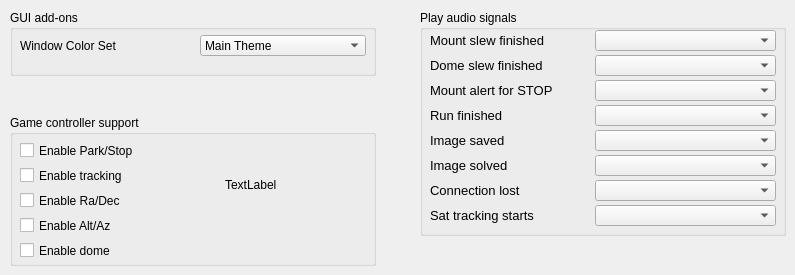
     <widget class="QWidget" name="Gui">
      <property name="enabled">
       <bool>true</bool>
      </property>
      <attribute name="title">
       <string>User Interface</string>
      </attribute>
      <widget class="QGroupBox" name="GroupGuiAddOns">
       <property name="geometry">
        <rect>
         <x>10</x>
         <y>10</y>
         <width>366</width>
         <height>66</height>
        </rect>
       </property>
       <property name="title">
        <string>GUI add-ons</string>
       </property>
       <property name="large" stdset="0">
        <bool>true</bool>
       </property>
       <widget class="QLabel" name="label_85">
        <property name="geometry">
         <rect>
          <x>10</x>
          <y>25</y>
          <width>166</width>
          <height>21</height>
         </rect>
        </property>
        <property name="text">
         <string>Window Color Set</string>
        </property>
       </widget>
       <widget class="QComboBox" name="colorSet">
        <property name="geometry">
         <rect>
          <x>190</x>
          <y>25</y>
          <width>166</width>
          <height>21</height>
         </rect>
        </property>
        <property name="toolTip">
         <string>&lt;html&gt;&lt;head/&gt;&lt;body&gt;&lt;p&gt;Selects the color theme to be used in all windows.&lt;/p&gt;&lt;/body&gt;&lt;/html&gt;</string>
        </property>
        <item>
         <property name="text">
          <string>Main Theme</string>
         </property>
        </item>
        <item>
         <property name="text">
          <string>Main Theme 2025</string>
         </property>
        </item>
        <item>
         <property name="text">
          <string>Red Night Theme</string>
         </property>
        </item>
        <item>
         <property name="text">
          <string>Light Day Theme</string>
         </property>
        </item>
       </widget>
      </widget>
      <widget class="QGroupBox" name="gameControllerGroup">
       <property name="enabled">
        <bool>true</bool>
       </property>
       <property name="geometry">
        <rect>
         <x>10</x>
         <y>115</y>
         <width>366</width>
         <height>151</height>
        </rect>
       </property>
       <property name="toolTip">
        <string>&lt;html&gt;&lt;head/&gt;&lt;body&gt;&lt;p&gt;If a compatible game controller is selected, you could use it for several function. Please take care !&lt;/p&gt;&lt;/body&gt;&lt;/html&gt;</string>
       </property>
       <property name="title">
        <string>Game controller support</string>
       </property>
       <property name="checkable">
        <bool>false</bool>
       </property>
       <property name="large" stdset="0">
        <bool>true</bool>
       </property>
       <widget class="QLabel" name="controllerOverview">
        <property name="geometry">
         <rect>
          <x>215</x>
          <y>20</y>
          <width>100</width>
          <height>100</height>
         </rect>
        </property>
        <property name="text">
         <string>TextLabel</string>
        </property>
       </widget>
       <widget class="QCheckBox" name="hidDome">
        <property name="enabled">
         <bool>true</bool>
        </property>
        <property name="geometry">
         <rect>
          <x>10</x>
          <y>125</y>
          <width>141</width>
          <height>21</height>
         </rect>
        </property>
        <property name="toolTip">
         <string>&lt;html&gt;&lt;head/&gt;&lt;body&gt;&lt;p&gt;If selected, the list only shows satellites which were lit be sun.&lt;/p&gt;&lt;/body&gt;&lt;/html&gt;</string>
        </property>
        <property name="text">
         <string>Enable dome</string>
        </property>
       </widget>
       <widget class="QCheckBox" name="hidTracking">
        <property name="enabled">
         <bool>true</bool>
        </property>
        <property name="geometry">
         <rect>
          <x>10</x>
          <y>50</y>
          <width>141</width>
          <height>21</height>
         </rect>
        </property>
        <property name="toolTip">
         <string>&lt;html&gt;&lt;head/&gt;&lt;body&gt;&lt;p&gt;If selected, the list only shows satellites which were lit be sun.&lt;/p&gt;&lt;/body&gt;&lt;/html&gt;</string>
        </property>
        <property name="text">
         <string>Enable tracking</string>
        </property>
       </widget>
       <widget class="QCheckBox" name="hidAltAz">
        <property name="enabled">
         <bool>true</bool>
        </property>
        <property name="geometry">
         <rect>
          <x>10</x>
          <y>100</y>
          <width>141</width>
          <height>21</height>
         </rect>
        </property>
        <property name="toolTip">
         <string>&lt;html&gt;&lt;head/&gt;&lt;body&gt;&lt;p&gt;If selected, the list only shows satellites which were lit be sun.&lt;/p&gt;&lt;/body&gt;&lt;/html&gt;</string>
        </property>
        <property name="text">
         <string>Enable Alt/Az</string>
        </property>
       </widget>
       <widget class="QCheckBox" name="hidRaDec">
        <property name="enabled">
         <bool>true</bool>
        </property>
        <property name="geometry">
         <rect>
          <x>10</x>
          <y>75</y>
          <width>141</width>
          <height>21</height>
         </rect>
        </property>
        <property name="toolTip">
         <string>&lt;html&gt;&lt;head/&gt;&lt;body&gt;&lt;p&gt;If selected, the list only shows satellites which were lit be sun.&lt;/p&gt;&lt;/body&gt;&lt;/html&gt;</string>
        </property>
        <property name="text">
         <string>Enable Ra/Dec</string>
        </property>
       </widget>
       <widget class="QCheckBox" name="hidParkStop">
        <property name="enabled">
         <bool>true</bool>
        </property>
        <property name="geometry">
         <rect>
          <x>10</x>
          <y>25</y>
          <width>141</width>
          <height>21</height>
         </rect>
        </property>
        <property name="toolTip">
         <string>&lt;html&gt;&lt;head/&gt;&lt;body&gt;&lt;p&gt;If selected, the list only shows satellites which were lit be sun.&lt;/p&gt;&lt;/body&gt;&lt;/html&gt;</string>
        </property>
        <property name="text">
         <string>Enable Park/Stop</string>
        </property>
       </widget>
      </widget>
      <widget class="QGroupBox" name="AudioGroup">
       <property name="geometry">
        <rect>
         <x>420</x>
         <y>10</y>
         <width>366</width>
         <height>226</height>
        </rect>
       </property>
       <property name="title">
        <string>Play audio signals</string>
       </property>
       <property name="large" stdset="0">
        <bool>true</bool>
       </property>
       <widget class="QComboBox" name="soundMountAlert">
        <property name="geometry">
         <rect>
          <x>175</x>
          <y>70</y>
          <width>181</width>
          <height>21</height>
         </rect>
        </property>
        <property name="toolTip">
         <string>&lt;html&gt;&lt;head/&gt;&lt;body&gt;&lt;p&gt;Sets the audio signal to be played when mount stopped in emergency case&lt;/p&gt;&lt;/body&gt;&lt;/html&gt;</string>
        </property>
       </widget>
       <widget class="QLabel" name="label_217">
        <property name="geometry">
         <rect>
          <x>10</x>
          <y>95</y>
          <width>136</width>
          <height>21</height>
         </rect>
        </property>
        <property name="font">
         <font>
          <family>Arial</family>
          <pointsize>10</pointsize>
          <bold>false</bold>
         </font>
        </property>
        <property name="text">
         <string>Run finished</string>
        </property>
       </widget>
       <widget class="QComboBox" name="soundDomeSlewFinished">
        <property name="geometry">
         <rect>
          <x>175</x>
          <y>45</y>
          <width>181</width>
          <height>21</height>
         </rect>
        </property>
        <property name="toolTip">
         <string>&lt;html&gt;&lt;head/&gt;&lt;body&gt;&lt;p&gt;Sets the audio signal to be played when dome finished slewing&lt;/p&gt;&lt;/body&gt;&lt;/html&gt;</string>
        </property>
       </widget>
       <widget class="QLabel" name="label_214">
        <property name="geometry">
         <rect>
          <x>10</x>
          <y>45</y>
          <width>136</width>
          <height>21</height>
         </rect>
        </property>
        <property name="font">
         <font>
          <family>Arial</family>
          <pointsize>10</pointsize>
          <bold>false</bold>
         </font>
        </property>
        <property name="text">
         <string>Dome slew finished</string>
        </property>
       </widget>
       <widget class="QLabel" name="label_212">
        <property name="geometry">
         <rect>
          <x>10</x>
          <y>20</y>
          <width>136</width>
          <height>21</height>
         </rect>
        </property>
        <property name="font">
         <font>
          <family>Arial</family>
          <pointsize>10</pointsize>
          <bold>false</bold>
         </font>
        </property>
        <property name="text">
         <string>Mount slew finished</string>
        </property>
       </widget>
       <widget class="QComboBox" name="soundRunFinished">
        <property name="geometry">
         <rect>
          <x>175</x>
          <y>95</y>
          <width>181</width>
          <height>21</height>
         </rect>
        </property>
        <property name="toolTip">
         <string>Sets the audio signal to be played when model build is finished</string>
        </property>
       </widget>
       <widget class="QLabel" name="label_215">
        <property name="geometry">
         <rect>
          <x>10</x>
          <y>70</y>
          <width>136</width>
          <height>21</height>
         </rect>
        </property>
        <property name="font">
         <font>
          <family>Arial</family>
          <pointsize>10</pointsize>
          <bold>false</bold>
         </font>
        </property>
        <property name="text">
         <string>Mount alert for STOP</string>
        </property>
       </widget>
       <widget class="QComboBox" name="soundMountSlewFinished">
        <property name="geometry">
         <rect>
          <x>175</x>
          <y>20</y>
          <width>181</width>
          <height>21</height>
         </rect>
        </property>
        <property name="toolTip">
         <string>&lt;html&gt;&lt;head/&gt;&lt;body&gt;&lt;p&gt;Sets the audio signal to be played when mount finished slewing&lt;/p&gt;&lt;/body&gt;&lt;/html&gt;</string>
        </property>
       </widget>
       <widget class="QLabel" name="label_219">
        <property name="geometry">
         <rect>
          <x>10</x>
          <y>120</y>
          <width>136</width>
          <height>21</height>
         </rect>
        </property>
        <property name="font">
         <font>
          <family>Arial</family>
          <pointsize>10</pointsize>
          <bold>false</bold>
         </font>
        </property>
        <property name="text">
         <string>Image saved</string>
        </property>
       </widget>
       <widget class="QComboBox" name="soundImageSaved">
        <property name="geometry">
         <rect>
          <x>175</x>
          <y>120</y>
          <width>181</width>
          <height>21</height>
         </rect>
        </property>
        <property name="toolTip">
         <string>Sets the audio signal to be played when image is saved</string>
        </property>
       </widget>
       <widget class="QLabel" name="label_223">
        <property name="geometry">
         <rect>
          <x>10</x>
          <y>145</y>
          <width>136</width>
          <height>21</height>
         </rect>
        </property>
        <property name="font">
         <font>
          <family>Arial</family>
          <pointsize>10</pointsize>
          <bold>false</bold>
         </font>
        </property>
        <property name="text">
         <string>Image solved</string>
        </property>
       </widget>
       <widget class="QComboBox" name="soundImageSolved">
        <property name="geometry">
         <rect>
          <x>175</x>
          <y>145</y>
          <width>181</width>
          <height>21</height>
         </rect>
        </property>
        <property name="toolTip">
         <string>Sets the audio signal to be played when image is plate solved</string>
        </property>
       </widget>
       <widget class="QLabel" name="label_225">
        <property name="geometry">
         <rect>
          <x>10</x>
          <y>170</y>
          <width>136</width>
          <height>21</height>
         </rect>
        </property>
        <property name="font">
         <font>
          <family>Arial</family>
          <pointsize>10</pointsize>
          <bold>false</bold>
         </font>
        </property>
        <property name="text">
         <string>Connection lost</string>
        </property>
       </widget>
       <widget class="QLabel" name="label_226">
        <property name="geometry">
         <rect>
          <x>10</x>
          <y>195</y>
          <width>136</width>
          <height>21</height>
         </rect>
        </property>
        <property name="font">
         <font>
          <family>Arial</family>
          <pointsize>10</pointsize>
          <bold>false</bold>
         </font>
        </property>
        <property name="text">
         <string>Sat tracking starts</string>
        </property>
       </widget>
       <widget class="QComboBox" name="soundSatStartTracking">
        <property name="geometry">
         <rect>
          <x>175</x>
          <y>195</y>
          <width>181</width>
          <height>21</height>
         </rect>
        </property>
        <property name="toolTip">
         <string>Sets the audio signal to be played when image is plate solved</string>
        </property>
       </widget>
       <widget class="QComboBox" name="soundConnectionLost">
        <property name="geometry">
         <rect>
          <x>175</x>
          <y>170</y>
          <width>181</width>
          <height>21</height>
         </rect>
        </property>
        <property name="toolTip">
         <string>Sets the audio signal to be played when image is plate solved</string>
        </property>
       </widget>
      </widget>
     </widget>
